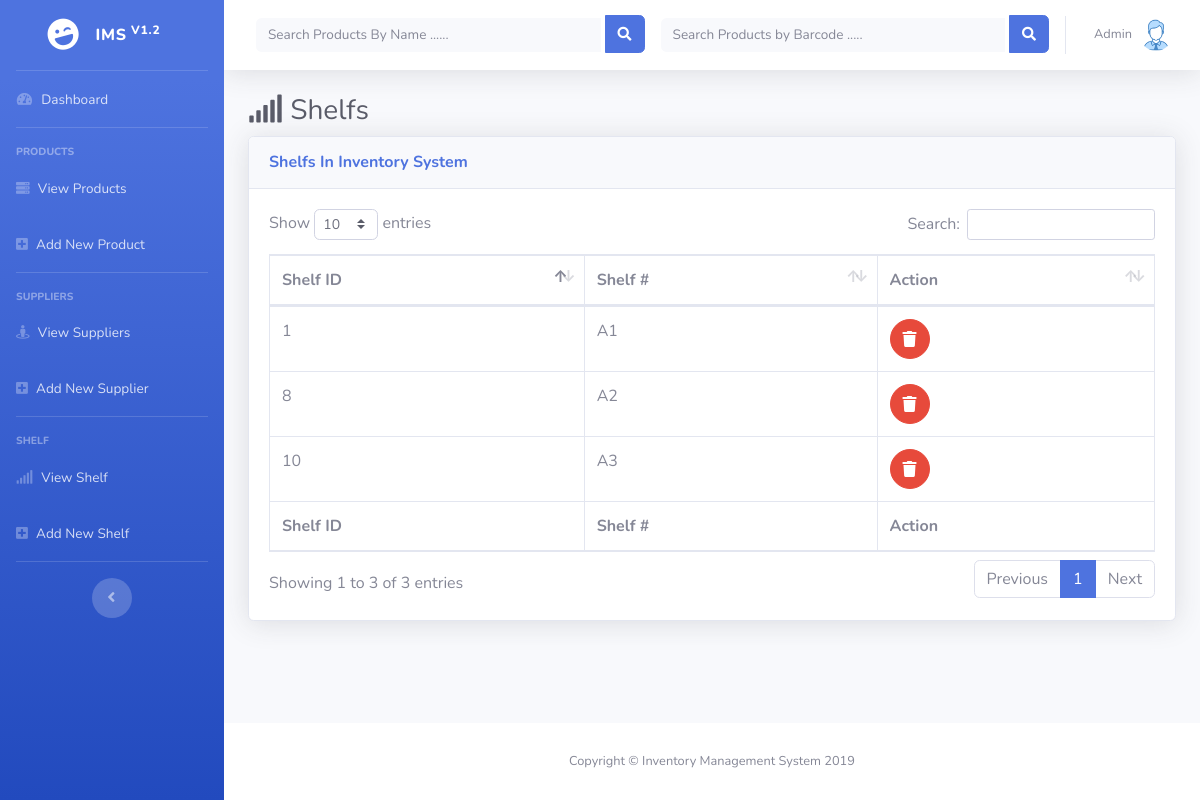
The page /Shelfs.php (signed in) on the database its author committed.
### tables this page shows
CREATE TABLE IF NOT EXISTS `shelf` (
  `id` int(11) NOT NULL AUTO_INCREMENT,
  `number` varchar(10) NOT NULL,
  PRIMARY KEY (`id`)
);

### include/Shelf.php (the view, shortened to what this page needs)
<?php
    class Shelf
    {
        public $conn;
        public function __construct($db){
            $this->conn = $db;
        }
        public function displayAllShelf()
        {
            $sql = "SELECT * from shelf";
            if($result = mysqli_query($this->conn,$sql))
            {
                if (mysqli_num_rows($result) > 0) {
                    while ($row = mysqli_fetch_array($result)) {
                        echo '<tr>
                            <td>'.$row['id'].'</td>
                            <td>'.$row['number'].'</td>
                            <td><a title="Delete Product" href="action.php?deleteShelf='.$row['id'].'" style="color:white;"  class="btn btn-danger btn-circle">
                            <i class="fas fa-trash"></i>
                          </a></td>
                        </tr>';
                    }
                }
            }
        }
    }
?>

### rows shown on the page
shelf: id "1", number "A1"
shelf: id "8", number "A2"
shelf: id "10", number "A3"
